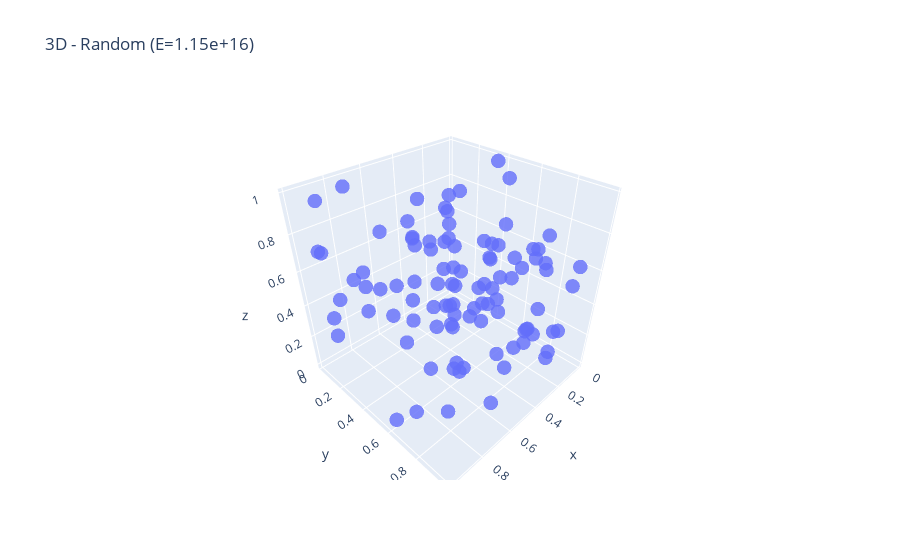
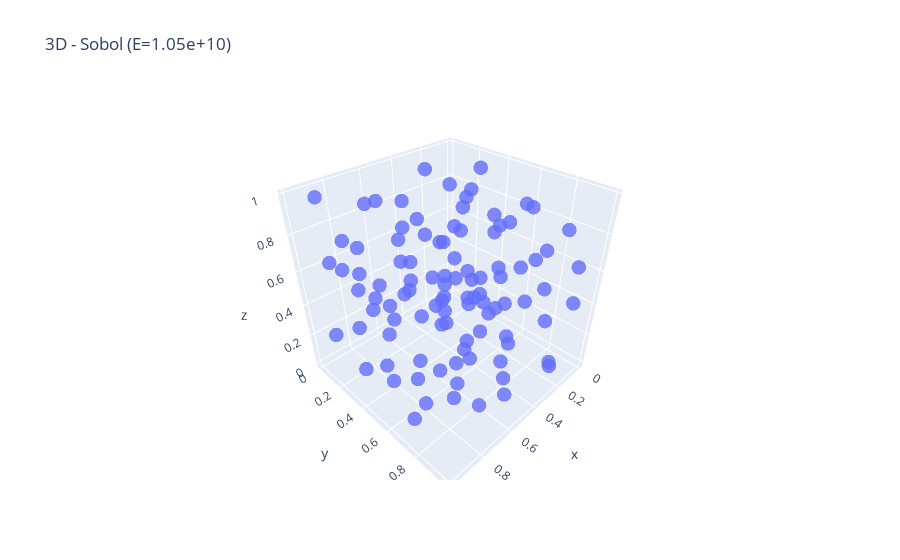
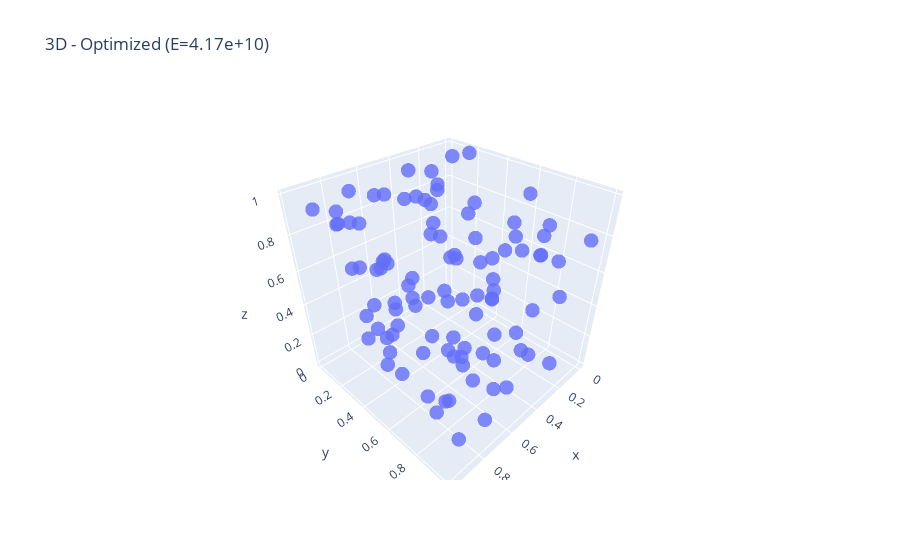

Notebook code cell kept with these figures, in order:
### Markdown cell above
## 3D Comparison

### Code cell
d = 3
n = 100
configs_3d, energies_3d = analyze_configurations(d, n)

for name in ['Random', 'Sobol', 'Optimized']:
    X = configs_3d[name]
    fig = go.Figure(data=[
        go.Scatter3d(
            x=X[:,0], y=X[:,1], z=X[:,2],
            mode='markers',
            marker=dict(size=5, opacity=0.8)
        )
    ])
    fig.update_layout(title=f"3D - {name} (E={energies_3d[name]:.2e})")
    fig.show()
